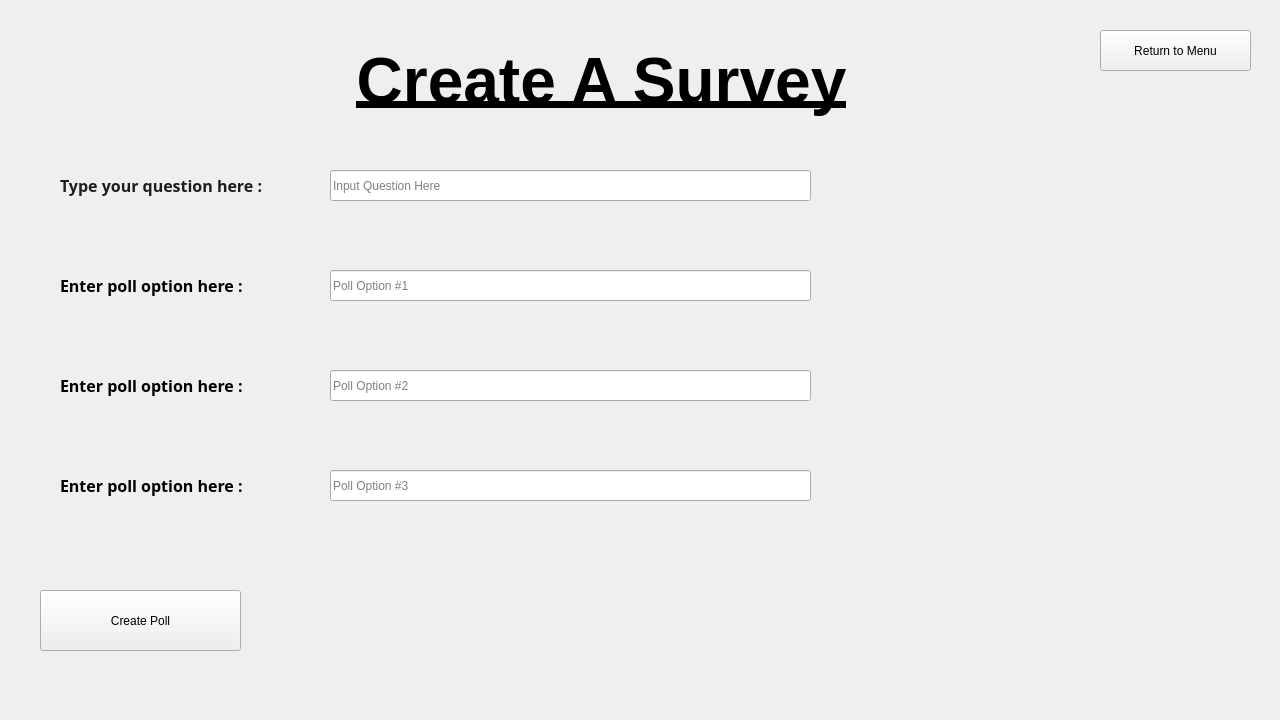
<?xml version="1.0" encoding="UTF-8"?>
<ui version="4.0">
 <class>CreateChild</class>
 <widget class="QMdiSubWindow" name="CreateChild">
  <property name="geometry">
   <rect>
    <x>0</x>
    <y>0</y>
    <width>1280</width>
    <height>720</height>
   </rect>
  </property>
  <property name="sizePolicy">
   <sizepolicy hsizetype="Fixed" vsizetype="Fixed">
    <horstretch>0</horstretch>
    <verstretch>0</verstretch>
   </sizepolicy>
  </property>
  <property name="minimumSize">
   <size>
    <width>1280</width>
    <height>720</height>
   </size>
  </property>
  <property name="maximumSize">
   <size>
    <width>1280</width>
    <height>720</height>
   </size>
  </property>
  <property name="windowTitle">
   <string>MainWindow</string>
  </property>
  <widget class="QLabel" name="QuestionLabel">
   <property name="geometry">
    <rect>
     <x>60</x>
     <y>170</y>
     <width>221</width>
     <height>31</height>
    </rect>
   </property>
   <property name="font">
    <font>
     <family>Yu Gothic Medium</family>
     <weight>75</weight>
     <bold>true</bold>
    </font>
   </property>
   <property name="text">
    <string>&lt;html&gt;&lt;head/&gt;&lt;body&gt;&lt;p&gt;&lt;span style=&quot; font-size:12pt; color:#1d1d1d;&quot;&gt;Type your question here :&lt;/span&gt;&lt;/p&gt;&lt;/body&gt;&lt;/html&gt;</string>
   </property>
  </widget>
  <widget class="QLineEdit" name="questionedit">
   <property name="geometry">
    <rect>
     <x>330</x>
     <y>170</y>
     <width>481</width>
     <height>31</height>
    </rect>
   </property>
   <property name="placeholderText">
    <string>Input Question Here</string>
   </property>
   <property name="clearButtonEnabled">
    <bool>false</bool>
   </property>
  </widget>
  <widget class="QLabel" name="Poll1Label">
   <property name="geometry">
    <rect>
     <x>60</x>
     <y>270</y>
     <width>261</width>
     <height>31</height>
    </rect>
   </property>
   <property name="font">
    <font>
     <family>Yu Gothic Medium</family>
     <weight>75</weight>
     <bold>true</bold>
    </font>
   </property>
   <property name="text">
    <string>&lt;html&gt;&lt;head/&gt;&lt;body&gt;&lt;p&gt;&lt;span style=&quot; font-size:12pt;&quot;&gt;Enter poll option here :&lt;/span&gt;&lt;/p&gt;&lt;/body&gt;&lt;/html&gt;</string>
   </property>
  </widget>
  <widget class="QLineEdit" name="poll1edit">
   <property name="geometry">
    <rect>
     <x>330</x>
     <y>270</y>
     <width>481</width>
     <height>31</height>
    </rect>
   </property>
   <property name="placeholderText">
    <string>Poll Option #1</string>
   </property>
   <property name="clearButtonEnabled">
    <bool>false</bool>
   </property>
  </widget>
  <widget class="QLineEdit" name="poll2edit">
   <property name="geometry">
    <rect>
     <x>330</x>
     <y>370</y>
     <width>481</width>
     <height>31</height>
    </rect>
   </property>
   <property name="placeholderText">
    <string>Poll Option #2</string>
   </property>
   <property name="clearButtonEnabled">
    <bool>false</bool>
   </property>
  </widget>
  <widget class="QLabel" name="Poll2Label">
   <property name="geometry">
    <rect>
     <x>60</x>
     <y>370</y>
     <width>261</width>
     <height>31</height>
    </rect>
   </property>
   <property name="font">
    <font>
     <family>Yu Gothic Medium</family>
     <weight>75</weight>
     <bold>true</bold>
    </font>
   </property>
   <property name="text">
    <string>&lt;html&gt;&lt;head/&gt;&lt;body&gt;&lt;p&gt;&lt;span style=&quot; font-size:12pt;&quot;&gt;Enter poll option here :&lt;/span&gt;&lt;/p&gt;&lt;/body&gt;&lt;/html&gt;</string>
   </property>
  </widget>
  <widget class="QLineEdit" name="poll3edit">
   <property name="geometry">
    <rect>
     <x>330</x>
     <y>470</y>
     <width>481</width>
     <height>31</height>
    </rect>
   </property>
   <property name="placeholderText">
    <string>Poll Option #3</string>
   </property>
   <property name="clearButtonEnabled">
    <bool>false</bool>
   </property>
  </widget>
  <widget class="QLabel" name="Poll3Label">
   <property name="geometry">
    <rect>
     <x>60</x>
     <y>470</y>
     <width>261</width>
     <height>31</height>
    </rect>
   </property>
   <property name="font">
    <font>
     <family>Yu Gothic Medium</family>
     <weight>75</weight>
     <bold>true</bold>
    </font>
   </property>
   <property name="text">
    <string>&lt;html&gt;&lt;head/&gt;&lt;body&gt;&lt;p&gt;&lt;span style=&quot; font-size:12pt;&quot;&gt;Enter poll option here :&lt;/span&gt;&lt;/p&gt;&lt;/body&gt;&lt;/html&gt;</string>
   </property>
  </widget>
  <widget class="QPushButton" name="submitbutton">
   <property name="geometry">
    <rect>
     <x>40</x>
     <y>590</y>
     <width>201</width>
     <height>61</height>
    </rect>
   </property>
   <property name="text">
    <string>Create Poll</string>
   </property>
   <property name="icon">
    <iconset theme="round">
     <normaloff>.</normaloff>.</iconset>
   </property>
  </widget>
  <widget class="QLabel" name="header">
   <property name="geometry">
    <rect>
     <x>336</x>
     <y>32</y>
     <width>531</width>
     <height>101</height>
    </rect>
   </property>
   <property name="text">
    <string>&lt;html&gt;&lt;head/&gt;&lt;body&gt;&lt;p align=&quot;center&quot;&gt;&lt;span style=&quot; font-size:48pt; font-weight:600; text-decoration: underline; color:#000000;&quot;&gt;Create A Survey&lt;/span&gt;&lt;/p&gt;&lt;/body&gt;&lt;/html&gt;</string>
   </property>
  </widget>
  <widget class="QPushButton" name="returntomenu">
   <property name="geometry">
    <rect>
     <x>1100</x>
     <y>30</y>
     <width>151</width>
     <height>41</height>
    </rect>
   </property>
   <property name="text">
    <string>Return to Menu</string>
   </property>
   <property name="icon">
    <iconset theme="round">
     <normaloff>.</normaloff>.</iconset>
   </property>
  </widget>
 </widget>
 <customwidgets>
  <customwidget>
   <class>QMdiSubWindow</class>
   <extends>QWidget</extends>
   <header>qmdisubwindow.h</header>
   <container>1</container>
  </customwidget>
 </customwidgets>
 <resources/>
 <connections/>
</ui>
